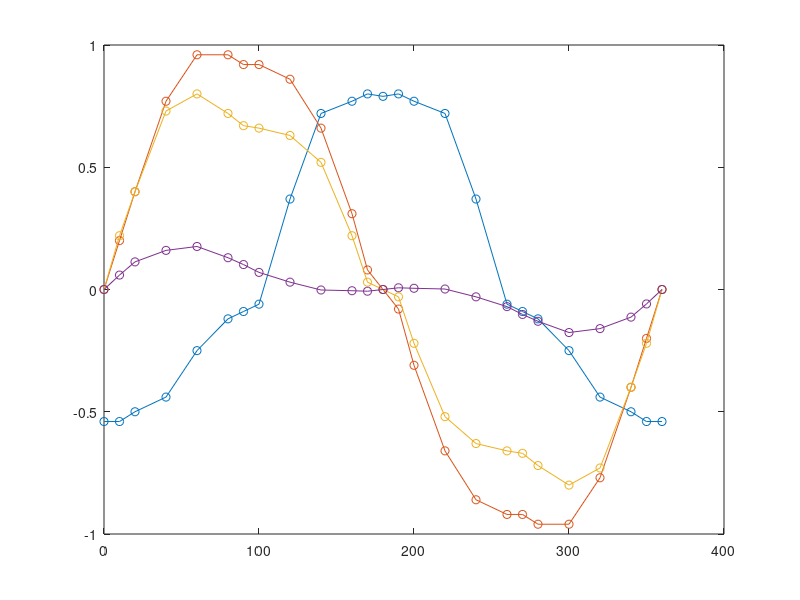

Recreate this plot in MATLAB. (Note: this script raises an error after producing the figure.)

%% Wind Coefficients

 %Rel dir      Cx        Cy       Ck        Cn
 
 C = [

   0.000000E+00    -5.400000E-01     0.000000E+00      0.000000E+00     0.000000E+00

   1.000000E+01    -5.400000E-01     2.000000E-01      2.200000E-01     5.900000E-02

   2.000000E+01    -5.000000E-01     4.000000E-01      4.000000E-01     1.130000E-01

   4.000000E+01    -4.400000E-01     7.700000E-01      7.300000E-01     1.600000E-01

   6.000000E+01    -2.500000E-01     9.600000E-01      8.000000E-01     1.760000E-01

   8.000000E+01    -1.200000E-01     9.600000E-01      7.200000E-01     1.300000E-01

   9.000000E+01    -9.000000E-02     9.200000E-01      6.700000E-01     1.020000E-01

   1.000000E+02    -6.000000E-02     9.200000E-01      6.600000E-01     7.000000E-02

   1.200000E+02     3.700000E-01     8.600000E-01      6.300000E-01     3.000000E-02

   1.400000E+02     7.200000E-01     6.600000E-01      5.200000E-01    -2.000000E-03

   1.600000E+02     7.700000E-01     3.100000E-01      2.200000E-01    -5.000000E-03

  1.700000E+02     8.000000E-01     8.000000E-02      3.000000E-02    -7.000000E-03

   1.800000E+02     7.900000E-01     0.000000E+00      0.000000E+00     0.000000E+00

   1.900000E+02     8.000000E-01    -8.000000E-02     -3.000000E-02     7.000000E-03

   2.000000E+02     7.700000E-01    -3.100000E-01     -2.200000E-01     5.000000E-03

   2.200000E+02     7.200000E-01    -6.600000E-01     -5.200000E-01     2.000000E-03

   2.400000E+02     3.700000E-01    -8.600000E-01     -6.300000E-01    -3.000000E-02

   2.600000E+02    -6.000000E-02    -9.200000E-01     -6.600000E-01    -7.000000E-02

   2.700000E+02    -9.000000E-02    -9.200000E-01     -6.700000E-01    -1.020000E-01

   2.800000E+02    -1.200000E-01    -9.600000E-01     -7.200000E-01    -1.300000E-01

   3.000000E+02    -2.500000E-01    -9.600000E-01     -8.000000E-01    -1.760000E-01

   3.200000E+02    -4.400000E-01    -7.700000E-01     -7.300000E-01    -1.600000E-01

   3.400000E+02    -5.000000E-01    -4.000000E-01     -4.000000E-01    -1.130000E-01

   3.500000E+02    -5.400000E-01    -2.000000E-01     -2.200000E-01    -5.900000E-02

   3.600000E+02    -5.400000E-01     0.000000E+00      0.000000E+00     0.000000E+00]




%%
winddir = C(:,1);

figure
plot(winddir,C(:,2:5),'o-')

xq = 0:1:359;
C = interp1(winddir,C(:,2:5),xq);

figure
plot(xq,vq1,'o-')

save('Wind/Cinter.mat','C');

